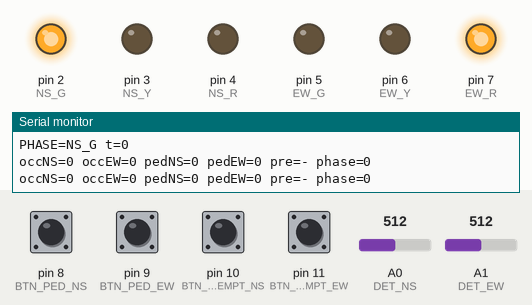
Bench run of a sketch on a simulated Arduino Uno, built with avr-gcc and run on an emulated ATmega328P. Parts: output pins drawn as LEDs (lit = HIGH), the last lines printed to the serial monitor. Inputs (shaded band) come from the test bench; at power-on: pin 8 (BTN_PED_NS), pin 9 (BTN_PED_EW), pin 10 (BTN_PREEMPT_NS), pin 11 (BTN_PREEMPT_EW) HIGH, A0 (DET_NS) = 512, A1 (DET_EW) = 512.

Above: at 1.2 s.
1.3 s: pin 10 (BTN_PREEMPT_NS) pulled LOW for 0.15 s
3.0 s: pin 11 (BTN_PREEMPT_EW) pulled LOW for 0.15 s
At 11.7 s:
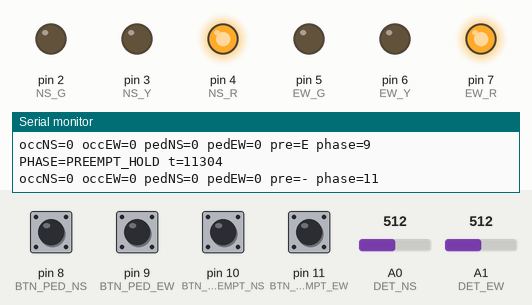
At 16.1 s:
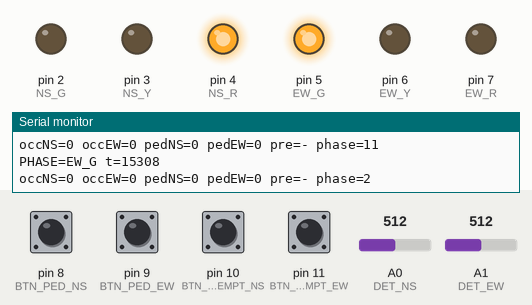
Timing chart, 0 to 16.8 s (numbered marks = the images above; inputs shaded):
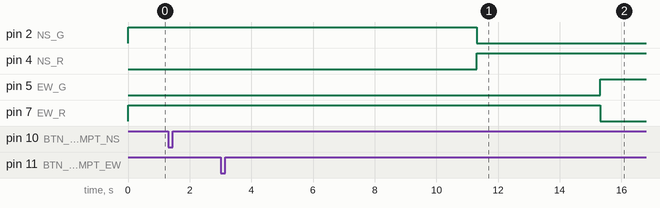

The sketch:

adaptive_traffic_preemption1.ino
```cpp
/*
  Adaptive Traffic Lights with Emergency Vehicle Preemption (Two-Button Version)
  Compile-safe for Arduino IDE auto-prototyping (no custom types in prototypes)

  Signals (LEDs):
    NS: D2(G), D3(Y), D4(R)
    EW: D5(G), D6(Y), D7(R)

  Detectors (LDR voltage dividers):
    NS -> A0  (occupied when A0 < TH_NS)
    EW -> A1

  Pedestrian buttons (INPUT_PULLUP):
    PED_NS -> D8  (cross EW roadway)
    PED_EW -> D9  (cross NS roadway)

  Emergency preemption buttons (INPUT_PULLUP, separate):
    PREEMPT_NS -> D10 (priority for NS)
    PREEMPT_EW -> D11 (priority for EW)

  Telemetry: 115200 baud
*/

// ---------- Timings (ms) ----------
const unsigned long T_MIN_GREEN   = 7000;
const unsigned long T_MAX_GREEN   = 22000;
const unsigned long T_EXT_STEP    = 1500;
const unsigned long T_YELLOW      = 2500;
const unsigned long T_ALL_RED     = 900;

const unsigned long T_PED_WALK    = 5000;
const unsigned long T_PED_FDW     = 7000;   // Flashing Don't Walk window
const unsigned long T_PED_FLASH   = 250;    // 2 Hz flash

const unsigned long T_PREEMPT_GREEN = 10000; // guaranteed green during preempt
const unsigned long T_PREEMPT_HOLD  = 4000;  // all-red recovery after preempt

// ---------- Pins ----------
const int NS_G = 2, NS_Y = 3, NS_R = 4;
const int EW_G = 5, EW_Y = 6, EW_R = 7;

const int BTN_PED_NS = 8;
const int BTN_PED_EW = 9;

const int BTN_PREEMPT_NS = 10;
const int BTN_PREEMPT_EW = 11;

const int DET_NS = A0;
const int DET_EW = A1;

// ---------- Detector thresholds & hysteresis ----------
int TH_NS = 500;  // <500 => vehicle present (tune)
int TH_EW = 500;

const int HYST_SAMPLES = 3;
int occNS_count = 0, occEW_count = 0;

bool occNS() {
  int v = analogRead(DET_NS);
  if (v < TH_NS) { if (occNS_count < HYST_SAMPLES) occNS_count++; }
  else           { if (occNS_count > 0) occNS_count--; }
  return occNS_count >= HYST_SAMPLES;
}
bool occEW() {
  int v = analogRead(DET_EW);
  if (v < TH_EW) { if (occEW_count < HYST_SAMPLES) occEW_count++; }
  else           { if (occEW_count > 0) occEW_count--; }
  return occEW_count >= HYST_SAMPLES;
}

// ---------- Button debounce ----------
struct DebBtn { int pin; bool last; unsigned long t; };
DebBtn bPedNS{BTN_PED_NS, true, 0};
DebBtn bPedEW{BTN_PED_EW, true, 0};
DebBtn bPreNS{BTN_PREEMPT_NS, true, 0};
DebBtn bPreEW{BTN_PREEMPT_EW, true, 0};

bool falling(DebBtn& b, unsigned long now, unsigned long db=30){
  bool s = digitalRead(b.pin); // INPUT_PULLUP: LOW=pressed
  if (s != b.last && (now - b.t) > db) { b.last = s; b.t = now; return (s==LOW); }
  return false;
}

// ---------- Phases as integers (no custom enum type) ----------
const uint8_t NS_G_PHASE = 0;
const uint8_t NS_Y_PHASE = 1;
const uint8_t EW_G_PHASE = 2;
const uint8_t EW_Y_PHASE = 3;
const uint8_t ALL_RED_PHASE = 4;
const uint8_t PED_NS_WALK = 5;
const uint8_t PED_NS_FDW  = 6;
const uint8_t PED_EW_WALK = 7;
const uint8_t PED_EW_FDW  = 8;
const uint8_t PREEMPT_NS_PHASE = 9;
const uint8_t PREEMPT_EW_PHASE = 10;
const uint8_t PREEMPT_HOLD_PHASE = 11;

// Forward prototypes to satisfy Arduino preprocessor
void enterPhase(uint8_t next);
bool timeUp(unsigned long dur);
void allRed();
void setLamps(bool nsG,bool nsY,bool nsR,bool ewG,bool ewY,bool ewR);

// ---------- Global state ----------
uint8_t phase = NS_G_PHASE;
unsigned long t0 = 0;              // phase start time
unsigned long greenBudget = 0;     // adaptive green budget (min + extensions)
bool servedNSLast = true;          // which vehicle phase was last
int maxHitsNS = 0, maxHitsEW = 0;  // starvation guard counters
bool pedReqNS = false, pedReqEW = false;

const uint8_t PRE_NONE = 0, PRE_NS = 1, PRE_EW = 2;
uint8_t pendingPreempt = PRE_NONE;

const uint8_t APP_NONE = 0, APP_NS = 1, APP_EW = 2;
uint8_t lastPreempt = APP_NONE;

// ---------- Utilities ----------
void setLamps(bool nsG,bool nsY,bool nsR,bool ewG,bool ewY,bool ewR){
  digitalWrite(NS_G, nsG); digitalWrite(NS_Y, nsY); digitalWrite(NS_R, nsR);
  digitalWrite(EW_G, ewG); digitalWrite(EW_Y, ewY); digitalWrite(EW_R, ewR);
}
void allRed(){ setLamps(0,0,1, 0,0,1); }

void enterPhase(uint8_t next){
  phase = next; t0 = millis();
  switch(phase){
    case NS_G_PHASE: setLamps(1,0,0, 0,0,1); greenBudget = T_MIN_GREEN; break;
    case NS_Y_PHASE: setLamps(0,1,0, 0,0,1); break;
    case EW_G_PHASE: setLamps(0,0,1, 1,0,0); greenBudget = T_MIN_GREEN; break;
    case EW_Y_PHASE: setLamps(0,0,1, 0,1,0); break;
    case ALL_RED_PHASE: allRed(); break;
    case PED_NS_WALK:  allRed(); break;
    case PED_NS_FDW:   allRed(); break;
    case PED_EW_WALK:  allRed(); break;
    case PED_EW_FDW:   allRed(); break;
    case PREEMPT_NS_PHASE: setLamps(1,0,0, 0,0,1); lastPreempt = APP_NS; break;
    case PREEMPT_EW_PHASE: setLamps(0,0,1, 1,0,0); lastPreempt = APP_EW; break;
    case PREEMPT_HOLD_PHASE: allRed(); break;
  }

  // Telemetry
  Serial.print("PHASE=");
  switch(phase){
    case NS_G_PHASE: Serial.print("NS_G"); break;
    case NS_Y_PHASE: Serial.print("NS_Y"); break;
    case EW_G_PHASE: Serial.print("EW_G"); break;
    case EW_Y_PHASE: Serial.print("EW_Y"); break;
    case ALL_RED_PHASE: Serial.print("ALL_RED"); break;
    case PED_NS_WALK: Serial.print("PED_NS_WALK"); break;
    case PED_NS_FDW:  Serial.print("PED_NS_FDW"); break;
    case PED_EW_WALK: Serial.print("PED_EW_WALK"); break;
    case PED_EW_FDW:  Serial.print("PED_EW_FDW"); break;
    case PREEMPT_NS_PHASE: Serial.print("PREEMPT_NS"); break;
    case PREEMPT_EW_PHASE: Serial.print("PREEMPT_EW"); break;
    case PREEMPT_HOLD_PHASE: Serial.print("PREEMPT_HOLD"); break;
  }
  Serial.print(" t="); Serial.println(t0);
}

bool timeUp(unsigned long dur){ return millis() - t0 >= dur; }

// ---------- Setup ----------
void setup(){
  pinMode(NS_G,OUTPUT); pinMode(NS_Y,OUTPUT); pinMode(NS_R,OUTPUT);
  pinMode(EW_G,OUTPUT); pinMode(EW_Y,OUTPUT); pinMode(EW_R,OUTPUT);

  pinMode(BTN_PED_NS, INPUT_PULLUP);
  pinMode(BTN_PED_EW, INPUT_PULLUP);
  pinMode(BTN_PREEMPT_NS, INPUT_PULLUP);
  pinMode(BTN_PREEMPT_EW, INPUT_PULLUP);

  Serial.begin(115200);
  enterPhase(NS_G_PHASE);
}

// ---------- Inputs ----------
void handlePedButtons(unsigned long now){
  if (falling(bPedNS, now)) pedReqNS = true; // crossing EW roadway
  if (falling(bPedEW, now)) pedReqEW = true; // crossing NS roadway
}
void handlePreemptButtons(unsigned long now){
  if (falling(bPreNS, now)) pendingPreempt = PRE_NS;
  if (falling(bPreEW, now)) pendingPreempt = PRE_EW;
}

// ---------- Ped helpers ----------
void servePedNSWalkFDW(){ enterPhase(PED_NS_WALK); }
void servePedEWWalkFDW(){ enterPhase(PED_EW_WALK); }

// ---------- Main loop ----------
void loop(){
  unsigned long now = millis();

  handlePedButtons(now);
  handlePreemptButtons(now);

  // Guide to safe preempt sequence if a request is pending
  if (pendingPreempt != PRE_NONE) {
    switch(phase){
      case NS_G_PHASE:
        if (pendingPreempt == PRE_NS) { enterPhase(PREEMPT_NS_PHASE); }
        else { if (timeUp(T_MIN_GREEN)) enterPhase(NS_Y_PHASE); }
        break;
      case EW_G_PHASE:
        if (pendingPreempt == PRE_EW) { enterPhase(PREEMPT_EW_PHASE); }
        else { if (timeUp(T_MIN_GREEN)) enterPhase(EW_Y_PHASE); }
        break;
      case NS_Y_PHASE:
      case EW_Y_PHASE:
        if (timeUp(T_YELLOW)) enterPhase(ALL_RED_PHASE);
        break;
      case ALL_RED_PHASE:
        if (timeUp(T_ALL_RED)) {
          if (pendingPreempt == PRE_NS) enterPhase(PREEMPT_NS_PHASE);
          else enterPhase(PREEMPT_EW_PHASE);
        }
        break;
      default: break; // let ped/preempt sequences complete
    }
  }

  // FSM
  switch(phase){
    case NS_G_PHASE: {
      if (timeUp(greenBudget)) {
        if (occNS() && (greenBudget + T_EXT_STEP) <= T_MAX_GREEN) {
          greenBudget += T_EXT_STEP;
        } else if (timeUp(T_MAX_GREEN) || !occNS()) {
          enterPhase(NS_Y_PHASE);
          if (greenBudget >= T_MAX_GREEN) { maxHitsNS++; } else maxHitsNS = 0;
        }
      }
      if (maxHitsNS >= 2 && timeUp(T_MIN_GREEN)) {
        enterPhase(NS_Y_PHASE); maxHitsNS = 0;
      }
      break;
    }
    case NS_Y_PHASE:
      if (timeUp(T_YELLOW)) enterPhase(ALL_RED_PHASE);
      break;

    case EW_G_PHASE: {
      if (timeUp(greenBudget)) {
        if (occEW() && (greenBudget + T_EXT_STEP) <= T_MAX_GREEN) {
          greenBudget += T_EXT_STEP;
        } else if (timeUp(T_MAX_GREEN) || !occEW()) {
          enterPhase(EW_Y_PHASE);
          if (greenBudget >= T_MAX_GREEN) { maxHitsEW++; } else maxHitsEW = 0;
        }
      }
      if (maxHitsEW >= 2 && timeUp(T_MIN_GREEN)) {
        enterPhase(EW_Y_PHASE); maxHitsEW = 0;
      }
      break;
    }
    case EW_Y_PHASE:
      if (timeUp(T_YELLOW)) enterPhase(ALL_RED_PHASE);
      break;

    case ALL_RED_PHASE: {
      if (!timeUp(T_ALL_RED)) break;
      if (servedNSLast) {
        if (pedReqEW) { pedReqEW = false; servePedEWWalkFDW(); }
        else { enterPhase(EW_G_PHASE); servedNSLast = false; }
      } else {
        if (pedReqNS) { pedReqNS = false; servePedNSWalkFDW(); }
        else { enterPhase(NS_G_PHASE); servedNSLast = true; }
      }
      break;
    }

    case PED_NS_WALK:
      if (timeUp(T_PED_WALK)) enterPhase(PED_NS_FDW);
      break;
    case PED_NS_FDW:
      if (((millis()/T_PED_FLASH) % 2) == 0) allRed();
      if (timeUp(T_PED_FDW)) { enterPhase(EW_G_PHASE); servedNSLast = false; }
      break;

    case PED_EW_WALK:
      if (timeUp(T_PED_WALK)) enterPhase(PED_EW_FDW);
      break;
    case PED_EW_FDW:
      if (((millis()/T_PED_FLASH) % 2) == 0) allRed();
      if (timeUp(T_PED_FDW)) { enterPhase(NS_G_PHASE); servedNSLast = true; }
      break;

    case PREEMPT_NS_PHASE:
      if (timeUp(T_PREEMPT_GREEN)) { pendingPreempt = PRE_NONE; enterPhase(PREEMPT_HOLD_PHASE); }
      break;
    case PREEMPT_EW_PHASE:
      if (timeUp(T_PREEMPT_GREEN)) { pendingPreempt = PRE_NONE; enterPhase(PREEMPT_HOLD_PHASE); }
      break;

    case PREEMPT_HOLD_PHASE:
      if (timeUp(T_PREEMPT_HOLD)) {
        if (lastPreempt == APP_NS) { enterPhase(EW_G_PHASE); servedNSLast = false; }
        else if (lastPreempt == APP_EW) { enterPhase(NS_G_PHASE); servedNSLast = true; }
        else { if (servedNSLast) { enterPhase(EW_G_PHASE); servedNSLast = false; }
               else { enterPhase(NS_G_PHASE); servedNSLast = true; } }
        lastPreempt = APP_NONE;
      }
      break;
  }

  // Telemetry (every ~0.5 s)
  static unsigned long tPrint = 0;
  if (millis() - tPrint > 500) {
    tPrint = millis();
    Serial.print("occNS="); Serial.print(occNS());
    Serial.print(" occEW="); Serial.print(occEW());
    Serial.print(" pedNS="); Serial.print(pedReqNS);
    Serial.print(" pedEW="); Serial.print(pedReqEW);
    Serial.print(" pre=");   Serial.print((pendingPreempt==PRE_NS)?'N':(pendingPreempt==PRE_EW)?'E':'-');
    Serial.print(" phase="); Serial.println(phase);
  }

  delay(10);
}
```
